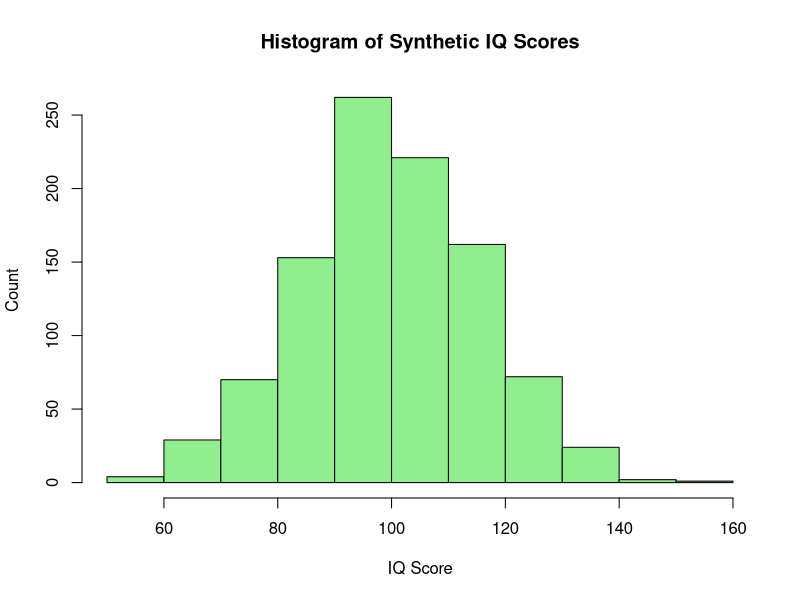
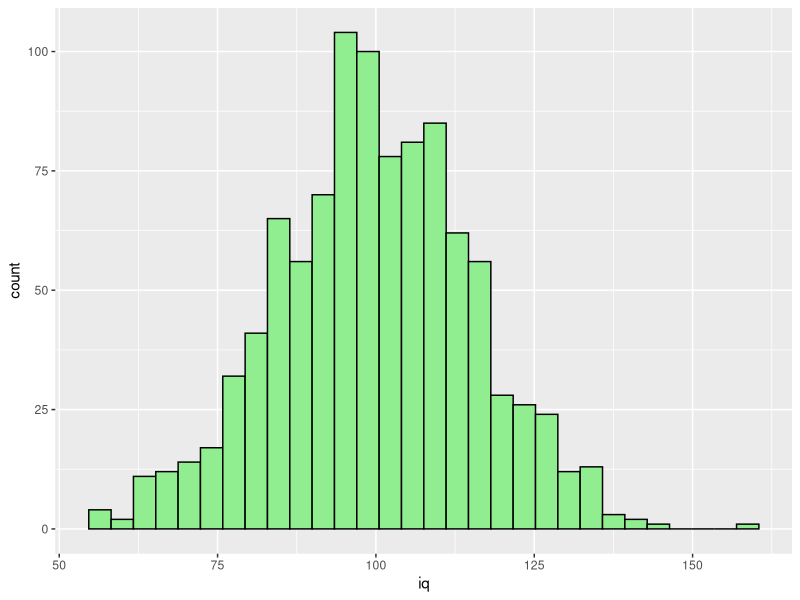
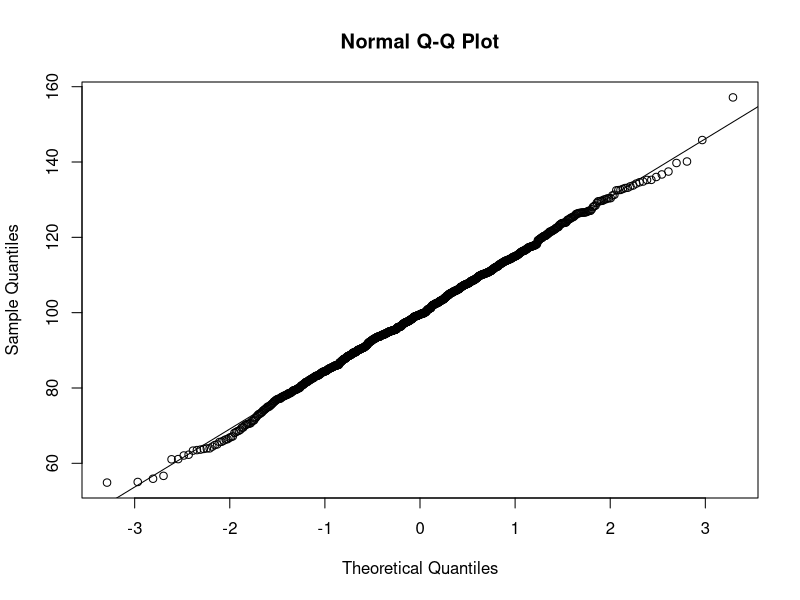
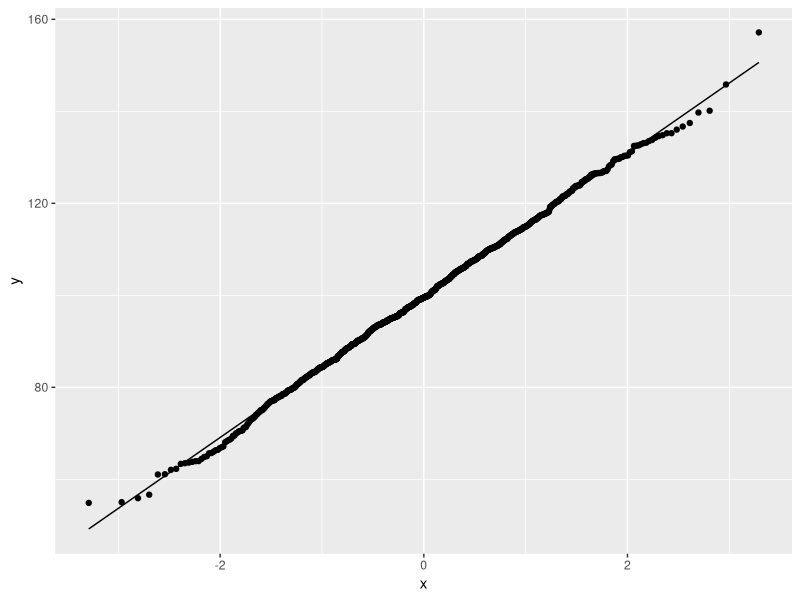
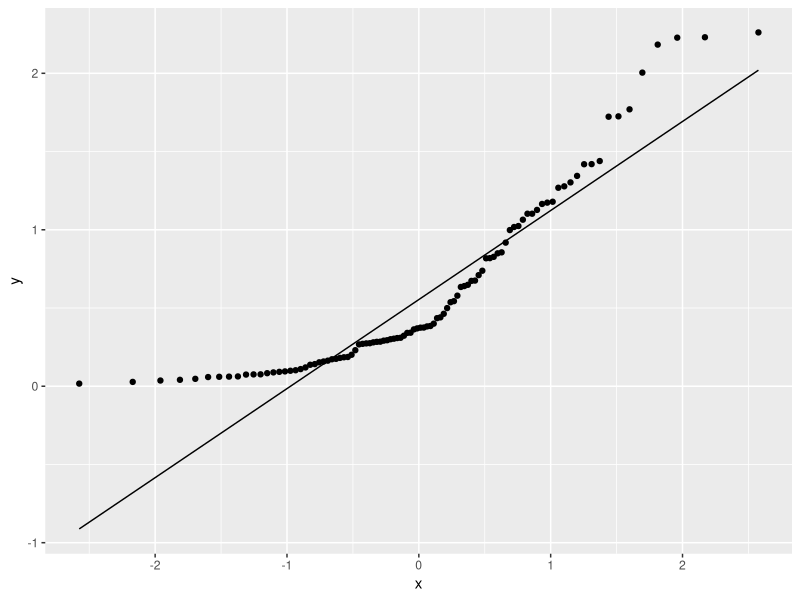
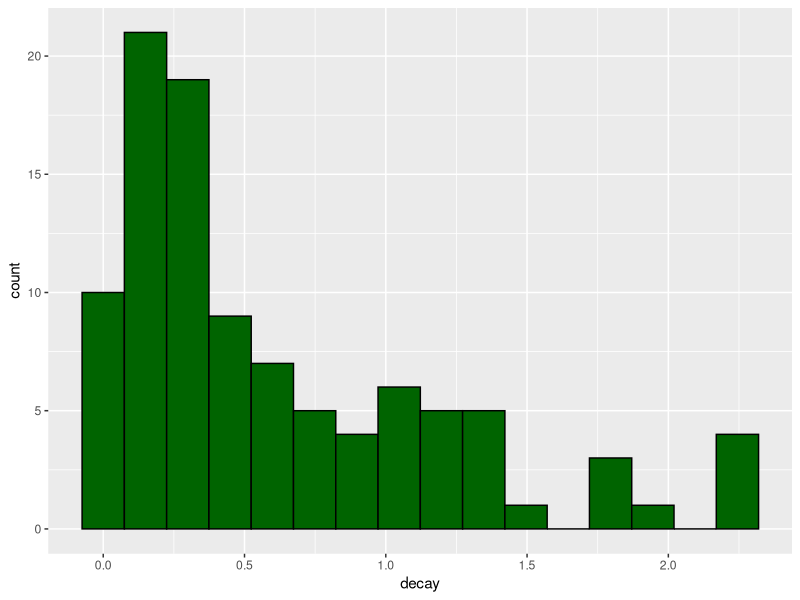
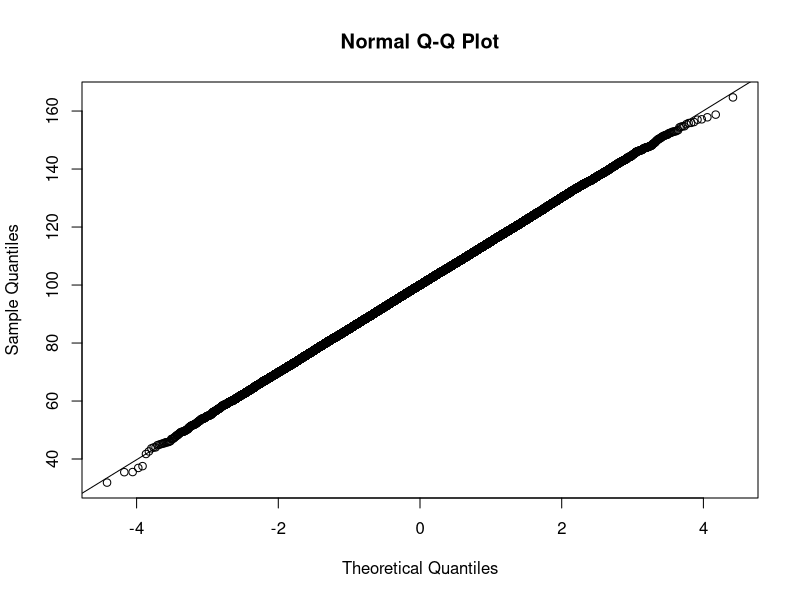
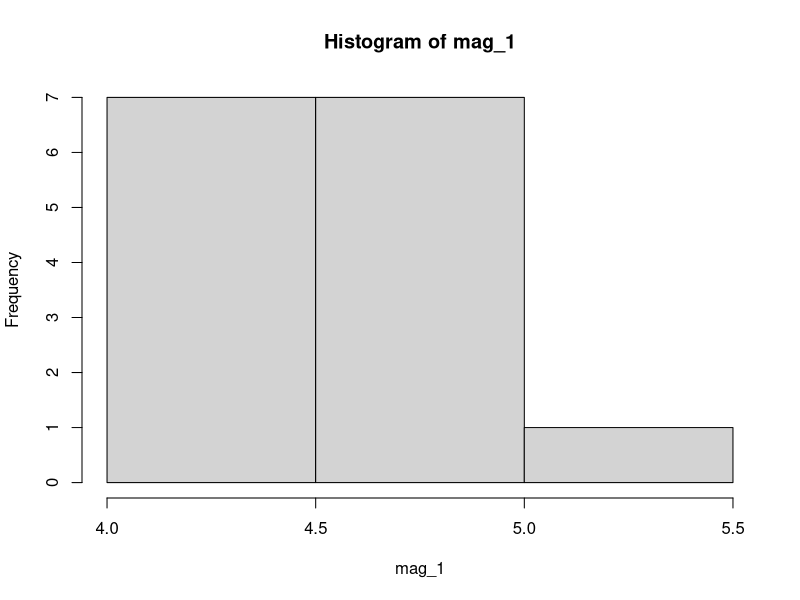

These charts were generated, in order, by the following R code:
## ---- chunk 1
knitr::opts_chunk$set(echo = TRUE)
library(tidyverse)
## ---- chunk 2
set.seed(1)
iq <- rnorm(n = 1000, mean = 100, sd = 15)
## ---- chunk 3
# base R
hist(iq, main = "Histogram of Synthetic IQ Scores", xlab = "IQ Score", ylab = "Count", col = "light green")

# ggplot
iqdf<-as.data.frame(iq)
ggplot(iqdf, aes(x=iq)) +
  geom_histogram(fill = "lightgreen", color = "black")
## ---- chunk 4
# base R
qqnorm(iq)
qqline(iq)

# ggplot
# notice in aes() we use `sample = iq` instead of `x = iq`
ggplot(iqdf , aes(sample = iq)) +
  stat_qq() +
  stat_qq_line()
## ---- chunk 5
decay <- rexp(n = 100, rate = 2)
decay <- as.data.frame(decay)
head(decay)
## ---- chunk 6
ggplot(decay , aes(sample = decay)) +
  stat_qq() +
  stat_qq_line()
## ---- chunk 7
ggplot(decay, aes(x = decay)) +
  geom_histogram(fill = "darkgreen", color = "black", bins = 16)
## ---- chunk 8
shapiro.test(iq)
## ---- chunk 9
shapiro.test(decay$decay)
## ---- chunk 10
iq_vlarge <- rnorm(n = 100000, mean = 100, sd = 15)
ks.test(scale(iq_vlarge), y = "pnorm")

# We use scale() to standardize the iq values 
# We use y = "pnorm" to specifiy the standard normal distribution
## ---- chunk 11
qqnorm(iq_vlarge)
qqline(iq_vlarge)
## ---- chunk 12
mpg <- mtcars$mpg
t.test(x = mpg, mu = 25, alternative = "less")
## ---- chunk 13
t.test(quakes$mag, mu = 4.3, alternative = "g")
## ---- chunk 14
set.seed(9)

# Sample size 15, no replacement
mag_1 <- sample(quakes$mag, size = 15, replace = F)
hist(mag_1)
shapiro.test(mag_1)
t.test(mag_1, mu = 4.3, alternative = "g")
## ---- chunk 15
set.seed(17)

# Sample size 15, no replacement
mag_2 <- sample(quakes$mag, size = 15, replace = F)
hist(mag_2)
shapiro.test(mag_2)
t.test(mag_2, mu = 4.3, alternative = "g")
## ---- chunk 16
set.seed(54)

# Sample size 15, no replacement
mag_3 <- sample(quakes$mag, size = 15, replace = F)
shapiro.test(mag_3)
t.test(mag_3, mu = 4.3, alternative = "g")
